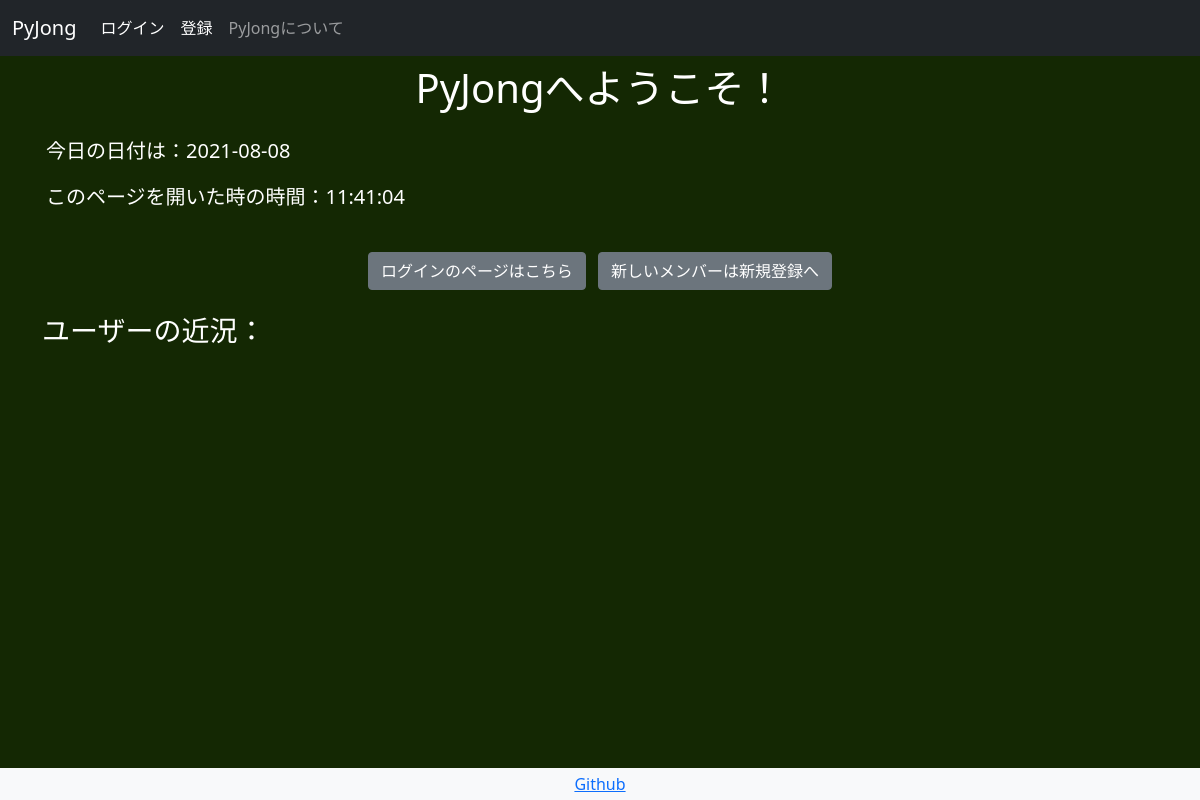
Before: / with the older database file.
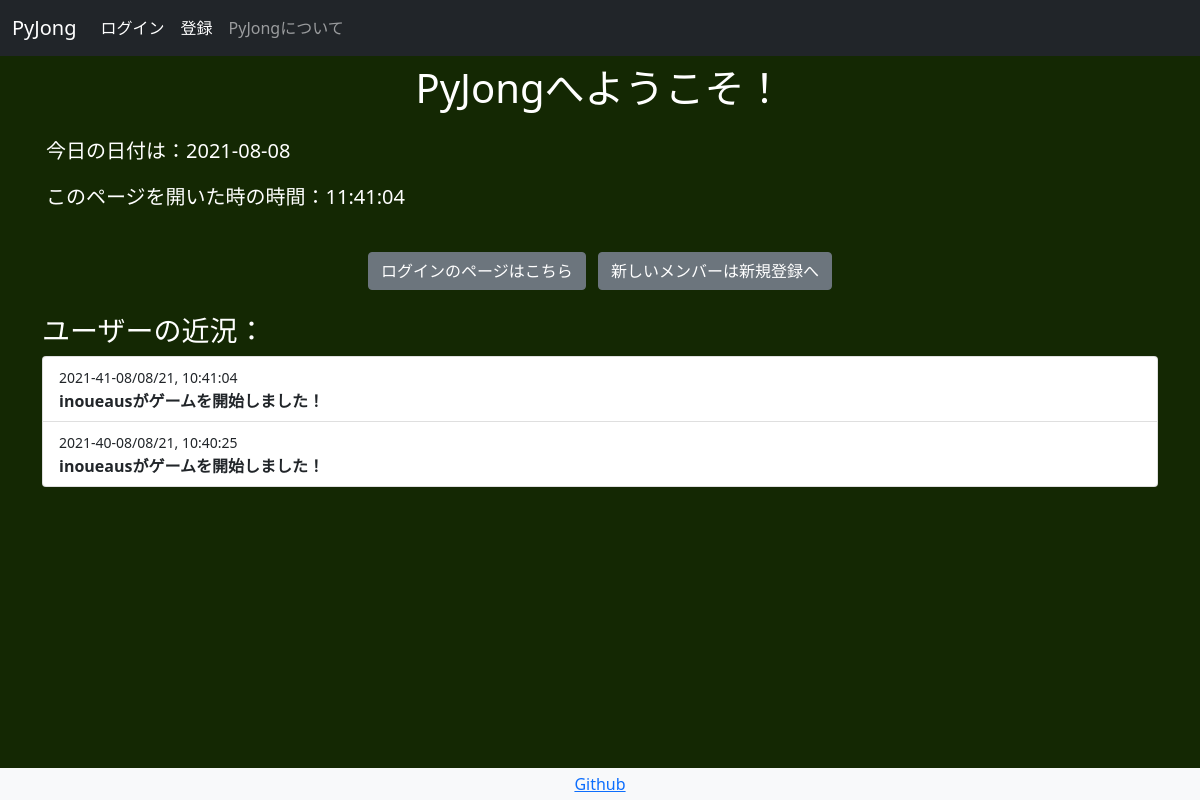
After: the same page with the newer database file.
### pyjong/models.py (models this page shows, shortened)
class GameUpdates(db.Model):
    users = db.relationship(UserData)
    id = db.Column(db.Integer,primary_key=True)
    user_id = db.Column(db.Integer,db.ForeignKey('userdata.id'))
    date = db.Column(db.DateTime,nullable=False,default=datetime.now)
    text = db.Column(db.Text,nullable=False)

### app.py (the view)
@app.route('/',methods=['GET','POST'])
def index():
    game_updates = retrieve_game_updates()
    if current_user.is_authenticated:
        return redirect(url_for('main.friends'))
    date_now = datetime.date.today()
    time_now = datetime.datetime.now().strftime('%H:%M:%S')
    return render_template('home.html',date_now=date_now,time_now=time_now,game_updates=game_updates)

### pyjong/models.py (called while the page is built)
def retrieve_game_updates():
    game_updates = GameUpdates.query.order_by(GameUpdates.date.desc()).paginate(page=1,per_page=5)
    return game_updates

### pyjong/templates/home.html (shortened to what this page needs)
<!DOCTYPE html>
{% extends "base.html" %}
{% block content %}
<div class="container text-center pt-2">
  <h1 class="px-3">PyJongへようこそ！</h1>
</div>
<div class="container p-3 text-left">
  <p class="lead">今日の日付は：{{date_now}}</p>
  <p class="lead">このページを開いた時の時間：{{time_now}}</p>
</div>
  <p class="text-center">
  <a href="{{url_for('authentication.login')}}" class="btn btn-secondary my-2 mx-1">ログインのページはこちら</a>
  <a href="{{url_for('authentication.signup')}}" class="btn btn-secondary my-2 mx-1">新しいメンバーは新規登録へ</a>
  </p>
<div class="container">
  <h3>ユーザーの近況：</h3>
  <ul class="list-group">
    {% for update in game_updates.items %}
    <li class="list-group-item">
      <small>{{update.date.strftime('%Y-%M-%D, %H:%M:%S')}}</small>
      <br>
      <strong>{{update.text}}</strong>
    </li>
    {% endfor %}
  </ul>
</div>
{% endblock %}

### pyjong/templates/base.html (shortened to what this page needs)
<!DOCTYPE html>
<html lang="jp" dir="ltr">
  <head>
    <link href="{{url_for('static',filename='/styles/bootstrap.css')}}" rel="stylesheet">
  </head>
  <body class="d-flex flex-column h-100">
    <nav class="navbar navbar-expand-lg navbar-dark bg-dark">
  <div class="container-fluid">
    <a class="navbar-brand" href="{{url_for('index')}}">PyJong</a>
    <div class="collapse navbar-collapse" id="navbarNav">
      <ul class="navbar-nav">
        {% if current_user.is_authenticated %}
        <li class="nav-item">
        <a class="nav-link active" href="{{url_for('logout')}}">ログアウト</a>
        </li>
        <li class="nav-item">
          <a class="nav-link active" href="{{url_for('main.game')}}">ゲーム</a>
        </li>
        {% else %}
        <li class="nav-item">
        <a class="nav-link active" href="{{url_for('authentication.login')}}">ログイン</a>
        </li>
        <li class="nav-item">
            <a class="nav-link active" href="{{url_for('authentication.signup')}}">登録</a>
        </li>
        {% endif %}
        <li class="nav-item">
          <a class="nav-link" href="{{url_for('main.info')}}">PyJongについて</a>
        </li>
      </ul>
    </div>
  </div>
  </nav>
  {% block content %}
  {% endblock %}
  <div class="my-3">
  <footer class="footer mt-auto mu-5 bg-light fixed-bottom">
    <div class="container p-1 text-center">
      <a href="https://github.com/inoueaus/pymahjong">Github</a>
    </div>
  </footer>
    </div>
  </body>
</html>

Changed rows visible on the page:
added GameUpdates: date "2021-41-08/08/21, 10:41:04", text "inoueausがゲームを開始しました！"
added GameUpdates: date "2021-40-08/08/21, 10:40:25", text "inoueausがゲームを開始しました！"
